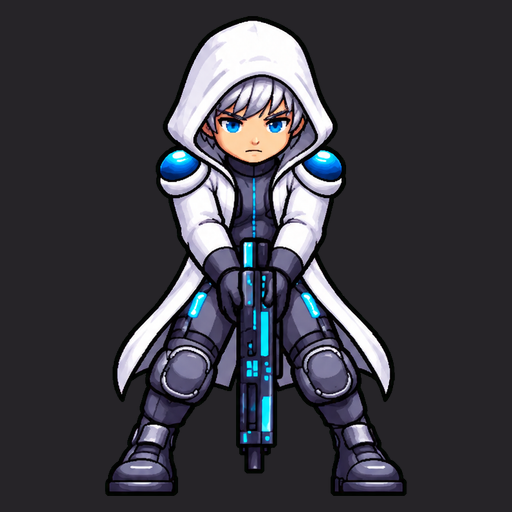
#> input picture scripts/dev-r108/hero-refs/gunner.png, 512 x 512 px
$ python -i r99-defringe.py   (imports and definitions only)
#> lines starting #> are read from the running program, lines starting #| are printed output that depends on the picture
#!/usr/bin/env python3
"""R99: clear background-removal leftovers on a reviewed list of actor images.
- halo: the light outline ringing the U2 (Controller) sketch-style monsters is
  peeled 1-4 px where it is much brighter than the body just inside it; the
  new rim takes the interior colour and a softer alpha.
- matte: flat near-white patches left inside the seven-sins attack effects
  (swirls, flames, flying furniture) become transparent; highlights ringed by
  light cloth stay.
Reads the original bytes from the reconstructed site (scripts/build-r96.py),
checks them against r96/r99-defringe.json, writes lossless WebP copies to
r96/runtime-text/assets/r99/clean/<same path> (originals stay byte-identical;
assets-clean-r99.js loads the copy instead) and registers them with
scripts/sync-r99.py."""
import hashlib,io,json,subprocess,sys
from pathlib import Path
import numpy as np
from PIL import Image
from scipy import ndimage
ROOT=Path(__file__).resolve().parents[1];R=ROOT/'r96';SITE=R/'hospital-three-pc/site';SPEC=R/'r99-defringe.json'
sha=lambda b:hashlib.sha256(b).hexdigest()

def halo(im,passes=4,depth=6,delta=38):
    a=np.asarray(im).astype(np.float32);rgb=a[...,:3].copy();al=a[...,3].copy()
    core=ndimage.binary_erosion(al>8,iterations=depth)
    _,(iy,ix)=ndimage.distance_transform_edt(~core,return_indices=True)
    corec=rgb[iy,ix];corel=corec.mean(-1);lum=rgb.mean(-1);sat=rgb.max(-1)-rgb.min(-1)
    for _ in range(passes):
        solid=al>8;edge=solid&~ndimage.binary_erosion(solid)
        h=edge&(lum>150)&(sat<60)&(lum-corel>delta)&~core
        if not h.any():break
        al[h]=0
    solid=al>8;edge=solid&~ndimage.binary_erosion(solid)
    rgb=np.where(edge[...,None],rgb*.35+corec*.65,rgb);al=np.where(edge,np.minimum(al,200),al)
    rgb=np.where((al<=8)[...,None],corec,rgb)
    return Image.fromarray(np.dstack([rgb,al]).clip(0,255).astype(np.uint8),'RGBA')

def matte(im,lum_min=222,sat_max=30,std_max=7.0,min_px=12):
    a=np.asarray(im).astype(np.float32);rgb=a[...,:3];al=a[...,3].copy()
    lum=rgb.mean(-1);sat=rgb.max(-1)-rgb.min(-1);cand=(al>8)&(lum>lum_min)&(sat<sat_max)
    lab,n=ndimage.label(cand)
    if not n:return im
    idx=np.arange(1,n+1);size=ndimage.sum(cand,lab,idx);sd=ndimage.standard_deviation(lum,lab,idx)
    ring=ndimage.binary_dilation(cand,iterations=3)&~cand;near=ndimage.grey_dilation(lab,size=7)*ring
    rl=ndimage.labeled_comprehension(lum,near,idx,np.mean,float,255);ra=ndimage.labeled_comprehension(al<=8,near,idx,np.mean,float,0)
    kill=np.zeros(n+1,bool);kill[1:]=(size>=min_px)&(sd<std_max)&((rl<165)|(ra>.25));m=kill[lab]
    soft=ndimage.binary_dilation(m)&~m&(lum>190);al[m]=0;al[soft]*=.45
    return Image.fromarray(np.dstack([rgb,al]).clip(0,255).astype(np.uint8),'RGBA')

def main():
    spec=json.loads(SPEC.read_text());done=[]
    for row in spec['files']:
        src=SITE/row['path'];row['output']='assets/r99/clean/'+row['path'];out=R/'runtime-text'/row['output']
        if out.exists()and sha(out.read_bytes())==row.get('outputSHA256'):done.append(row['output']);continue
        b=src.read_bytes()
        if sha(b)!=row['sourceSHA256']:raise SystemExit('source changed: '+row['path'])
        im=Image.open(io.BytesIO(b)).convert('RGBA');im={'halo':halo,'matte':matte}[row['fix']](im)
        buf=io.BytesIO();im.save(buf,'WEBP',lossless=True,quality=100,method=6,exact=True)
        out.parent.mkdir(parents=True,exist_ok=True);out.write_bytes(buf.getvalue());row['outputSHA256']=sha(buf.getvalue());done.append(row['output'])
    SPEC.write_text(json.dumps(spec,ensure_ascii=False,indent=2)+'\n')
    subprocess.run([sys.executable,str(ROOT/'scripts/sync-r99.py'),*done],check=True)
# [1 line not run here, left out]

>>> import cv2
>>> picture = cv2.imread('dev-r108/hero-refs/gunner.png', cv2.IMREAD_GRAYSCALE)
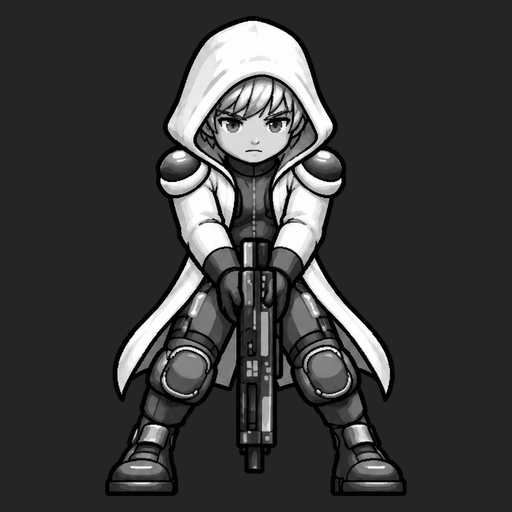
#> picture: shape (512, 512); min 0, max 255, mean 59.3
>>> result = halo(picture)
#> in halo, `rgb = a[..., :3].copy()`: rgb = 512 rows, first 8: [37, 37, 37], [37, 37, 37], [37, 37, 37], [37, 37, 37], [37, 37, 37], [37, 37, 37], [37, 37, 37], [37, 37, 37]
#> in halo, `al = a[..., 3].copy()`: al = 512 values from 37 to 37
#> (the run stopped early here; a loop or call above may not have finished)

$ run again, on scripts/dev-r108/hero-refs/hunter.png
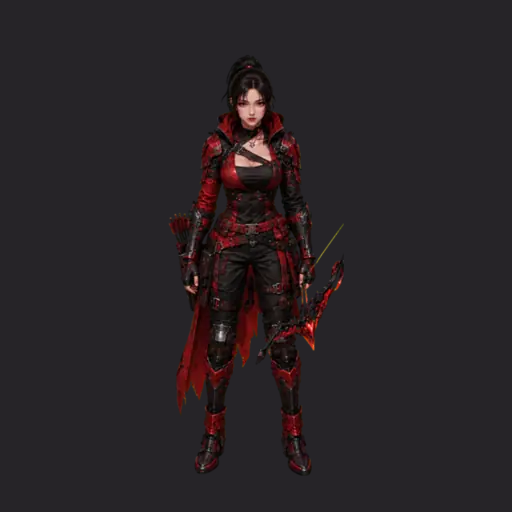
#> input picture scripts/dev-r108/hero-refs/hunter.png, 512 x 512 px
#> `picture = cv2.imread('dev-r108/hero-refs/gunner.png', cv2.IMREAD_GRAYS..`:
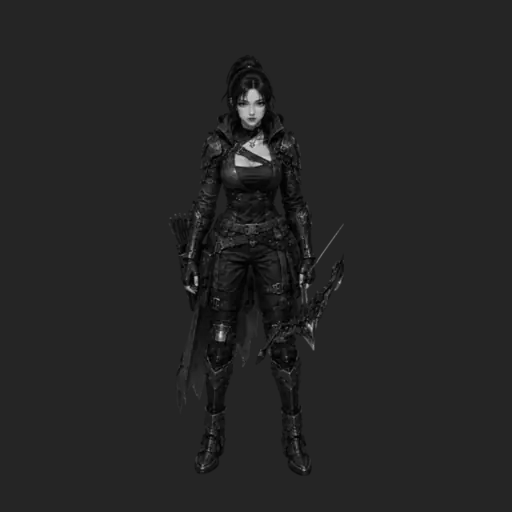
#> picture: shape (512, 512); min 0, max 215, mean 36.6
#> rgb = 512 rows, first 8: [37, 37, 37], [37, 37, 37], [37, 37, 37], [37, 37, 37], [37, 37, 37], [37, 37, 37], [37, 37, 37], [37, 37, 37]
#> al = 512 values from 37 to 37

$ run again, on scripts/dev-r108/hero-refs/lauren.png
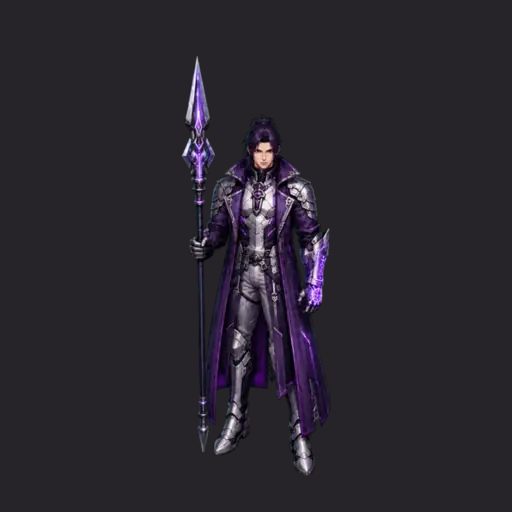
#> input picture scripts/dev-r108/hero-refs/lauren.png, 512 x 512 px
#> `picture = cv2.imread('dev-r108/hero-refs/gunner.png', cv2.IMREAD_GRAYS..`:
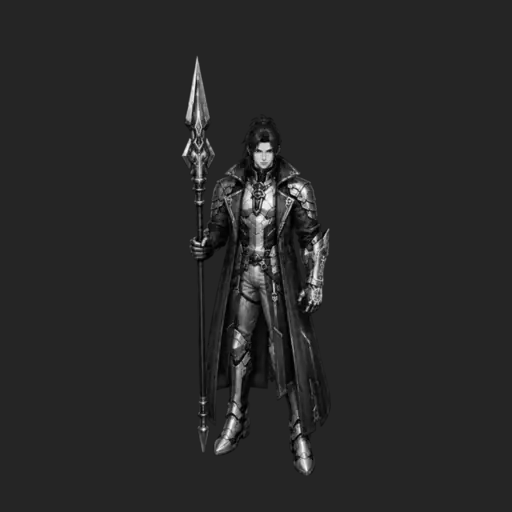
#> picture: shape (512, 512); min 0, max 255, mean 39.9
#> rgb = 512 rows, first 8: [37, 37, 37], [37, 37, 37], [37, 37, 37], [37, 37, 37], [37, 37, 37], [37, 37, 37], [37, 37, 37], [37, 37, 37]
#> al = 512 values from 37 to 37
